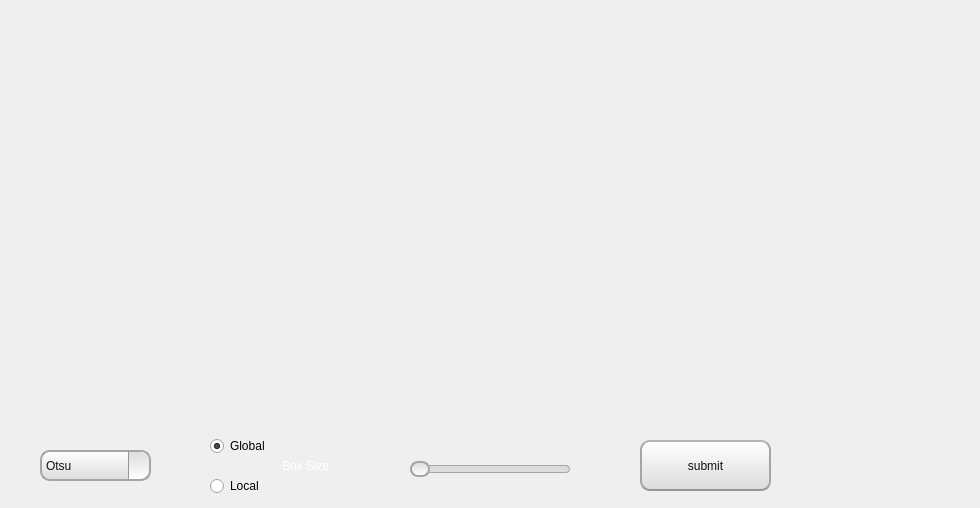
    <widget class="QWidget" name="page_2">
     <widget class="QPushButton" name="ThresholdSubmit">
      <property name="geometry">
       <rect>
        <x>640</x>
        <y>440</y>
        <width>131</width>
        <height>51</height>
       </rect>
      </property>
      <property name="cursor">
       <cursorShape>PointingHandCursor</cursorShape>
      </property>
      <property name="styleSheet">
       <string notr="true">QPushButton{
	color:rgb(17,17,17);
	border-width: 2px;
	border-radius: 10px;
	border-bottom-color: rgb(150,150,150);
	border-right-color: rgb(165,165,165);
	border-left-color: rgb(165,165,165);
	border-top-color: rgb(180,180,180);
	border-style: solid;
	padding: 4px;
	background-color: qlineargradient(spread:pad, x1:0.5, y1:1, x2:0.5, y2:0, stop:0 rgba(220, 220, 220, 255), stop:1 rgba(255, 255, 255, 255));
}

QPushButton:hover{
	color:rgb(17,17,17);
	border-width: 1px;
	border-radius: 10px;
	padding: 4px;
	background-color: qlineargradient(spread:pad, x1:0.5, y1:0, x2:0.5, y2:1, stop:0 rgba(220, 220, 220, 255), stop:1 rgba(255, 255, 255, 255));
}</string>
      </property>
      <property name="text">
       <string>submit</string>
      </property>
     </widget>
     <widget class="QWidget" name="horizontalLayoutWidget_4">
      <property name="geometry">
       <rect>
        <x>50</x>
        <y>10</y>
        <width>921</width>
        <height>351</height>
       </rect>
      </property>
      <layout class="QHBoxLayout" name="horizontalLayout_2">
       <item>
        <layout class="QVBoxLayout" name="verticalLayout_2">
         <item>
          <widget class="QLabel" name="imginput2">
           <property name="text">
            <string/>
           </property>
          </widget>
         </item>
        </layout>
       </item>
       <item>
        <spacer name="horizontalSpacer">
         <property name="orientation">
          <enum>Qt::Horizontal</enum>
         </property>
         <property name="sizeType">
          <enum>QSizePolicy::Maximum</enum>
         </property>
         <property name="sizeHint" stdset="0">
          <size>
           <width>15</width>
           <height>10</height>
          </size>
         </property>
        </spacer>
       </item>
       <item>
        <layout class="QVBoxLayout" name="verticalLayout">
         <item>
          <widget class="QLabel" name="imgThreshold">
           <property name="text">
            <string/>
           </property>
          </widget>
         </item>
        </layout>
       </item>
      </layout>
     </widget>
     <widget class="QRadioButton" name="global">
      <property name="geometry">
       <rect>
        <x>210</x>
        <y>433</y>
        <width>112</width>
        <height>26</height>
       </rect>
      </property>
      <property name="text">
       <string>Global</string>
      </property>
      <property name="checked">
       <bool>true</bool>
      </property>
     </widget>
     <widget class="QRadioButton" name="local">
      <property name="geometry">
       <rect>
        <x>210</x>
        <y>473</y>
        <width>112</width>
        <height>26</height>
       </rect>
      </property>
      <property name="text">
       <string>Local</string>
      </property>
      <property name="checked">
       <bool>false</bool>
      </property>
     </widget>
     <widget class="QComboBox" name="comboBox_2">
      <property name="geometry">
       <rect>
        <x>40</x>
        <y>450</y>
        <width>111</width>
        <height>31</height>
       </rect>
      </property>
      <property name="styleSheet">
       <string notr="true">QComboBox {
    color: rgb(17, 17, 17);
    background-color: qlineargradient(spread: pad, x1: 0.5, y1: 1, x2: 0.5, y2: 0, stop: 0 rgba(220, 220, 220, 255), stop: 1 rgba(255, 255, 255, 255));
    border: 2px solid rgb(165, 165, 165);
    border-radius: 10px;
    padding: 4px;
}

QComboBox:hover {
    background-color: qlineargradient(spread: pad, x1: 0.5, y1: 0, x2: 0.5, y2: 1, stop: 0 rgba(220, 220, 220, 255), stop: 1 rgba(255, 255, 255, 255));
    border: 2px solid rgb(180, 180, 180);
}

QComboBox::drop-down {
    subcontrol-origin: padding;
    subcontrol-position: top right;
    width: 20px;
    border-left-width: 1px;
    border-left-color: rgb(150, 150, 150);
    border-left-style: solid;
    border-top-right-radius: 10px;
    border-bottom-right-radius: 10px;
    background-color: qlineargradient(spread: pad, x1: 0.5, y1: 0, x2: 0.5, y2: 1, stop: 0 rgba(220, 220, 220, 255), stop: 1 rgba(255, 255, 255, 255));
}

QComboBox::down-arrow {
    image: url(:/down_arrow.png);
    width: 12px;
    height: 12px;
}
</string>
      </property>
      <item>
       <property name="text">
        <string>Otsu</string>
       </property>
      </item>
      <item>
       <property name="text">
        <string>Optimal</string>
       </property>
      </item>
      <item>
       <property name="text">
        <string>Multi Level</string>
       </property>
      </item>
     </widget>
     <widget class="QSlider" name="horizontalSlider_2">
      <property name="geometry">
       <rect>
        <x>410</x>
        <y>460</y>
        <width>160</width>
        <height>18</height>
       </rect>
      </property>
      <property name="styleSheet">
       <string notr="true">QSlider::groove:horizontal {
    background-color: rgb(200, 200, 200);
    height: 8px;
    border-radius: 4px;
}

QSlider::handle:horizontal {
    background-color: qlineargradient(spread:pad, x1:0.5, y1:0, x2:0.5, y2:1, stop:0 rgba(220, 220, 220, 255), stop:1 rgba(255, 255, 255, 255));
    border: 2px solid rgb(165,165,165);
    width: 16px;
    margin: -4px 0;
    border-radius: 8px;
}

QSlider::handle:horizontal:hover {
    background-color: qlineargradient(spread:pad, x1:0.5, y1:0, x2:0.5, y2:1, stop:0 rgba(220, 220, 220, 255), stop:1 rgba(255, 255, 255, 255));
    border: 2px solid rgb(180,180,180);
}

QSlider::sub-page:horizontal {
    background-color: qlineargradient(spread:pad, x1:0.5, y1:0, x2:0.5, y2:1, stop:0 rgba(220, 220, 220, 255), stop:1 rgba(255, 255, 255, 255));
    border: 1px solid rgb(165,165,165);
    height: 8px;
    border-radius: 4px;
}

QSlider::add-page:horizontal {
    background-color: rgb(220, 220, 220);
    border: 1px solid rgb(165,165,165);
    height: 8px;
    border-radius: 4px;
}
</string>
      </property>
      <property name="orientation">
       <enum>Qt::Horizontal</enum>
      </property>
     </widget>
     <widget class="QLabel" name="slider_thres_val">
      <property name="geometry">
       <rect>
        <x>580</x>
        <y>459</y>
        <width>41</width>
        <height>21</height>
       </rect>
      </property>
      <property name="text">
       <string/>
      </property>
     </widget>
     <widget class="QLabel" name="label_3">
      <property name="geometry">
       <rect>
        <x>282</x>
        <y>450</y>
        <width>111</width>
        <height>31</height>
       </rect>
      </property>
      <property name="styleSheet">
       <string notr="true">QLabel {
qproperty-alignment: AlignCenter;;color:rgb(255, 255, 255);
}
</string>
      </property>
      <property name="text">
       <string>Box Size</string>
      </property>
     </widget>
    </widget>
